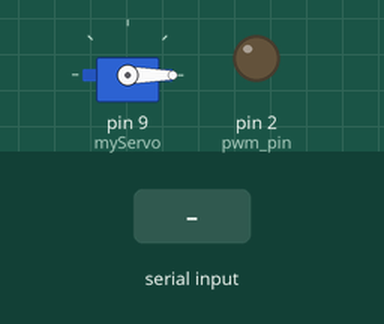
Simulated run of this sketch. Board: Arduino Uno, built with avr-gcc and run on an emulated ATmega328P. Parts: servo, output pins drawn as LEDs (lit = HIGH). Inputs (shaded band) come from the test bench.

Above: at 1.2 s.
1.3 s: "w" received over Serial
At 1.75 s:
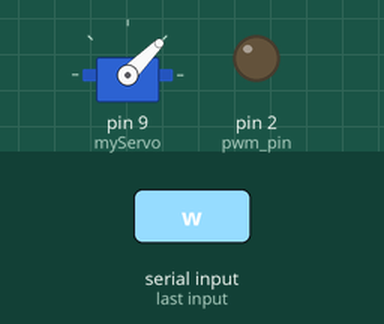
At 3.5 s:
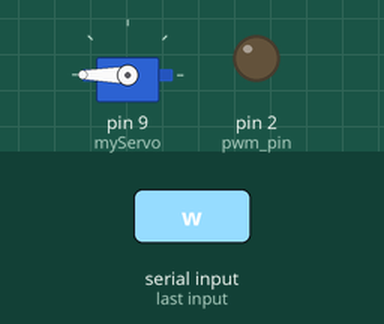
4.3 s: "s" received over Serial
At 5.65 s:
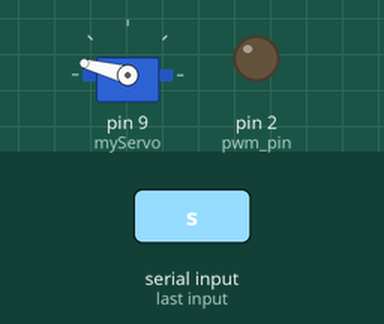
Timing chart, 0 to 8.8 s (numbered marks = the images above; inputs shaded):
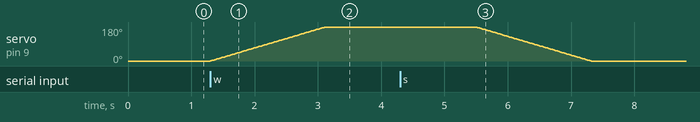

Measured:
- after the input at 1.3 s, servo on pin 9 (myServo): moves from 0° to 180° over 1.8 s, starting at once

The sketch:

servo_controller.ino
```cpp
#include <Servo.h>


Servo myServo;
int deg = 0;
int pwm_pin = 2;
int state = 0;

void setup() {
  // put your setup code here, to run once:
  Serial.begin(9600);
  myServo.attach(9);
  myServo.write(0);
  pinMode(pwm_pin, OUTPUT);
}

void loop() {
  // put your main code here, to run repeatedly:
  if(Serial.available() > 0){
    state = Serial.read();
  }
  if(state == 'w'){
    deg++;
    myServo.write(deg);

  }
  if(state == 's'){
    deg--;
    myServo.write(deg);
  }
  delay(10);
  /*
  myServo.write(0);   // vai a 0°
  delay(1000);
  myServo.write(60);  // mezzo angolo (circa 60°)
  delay(1000);
  myServo.write(120); // massimo (circa 120°)
  delay(1000);
  */

}
```
